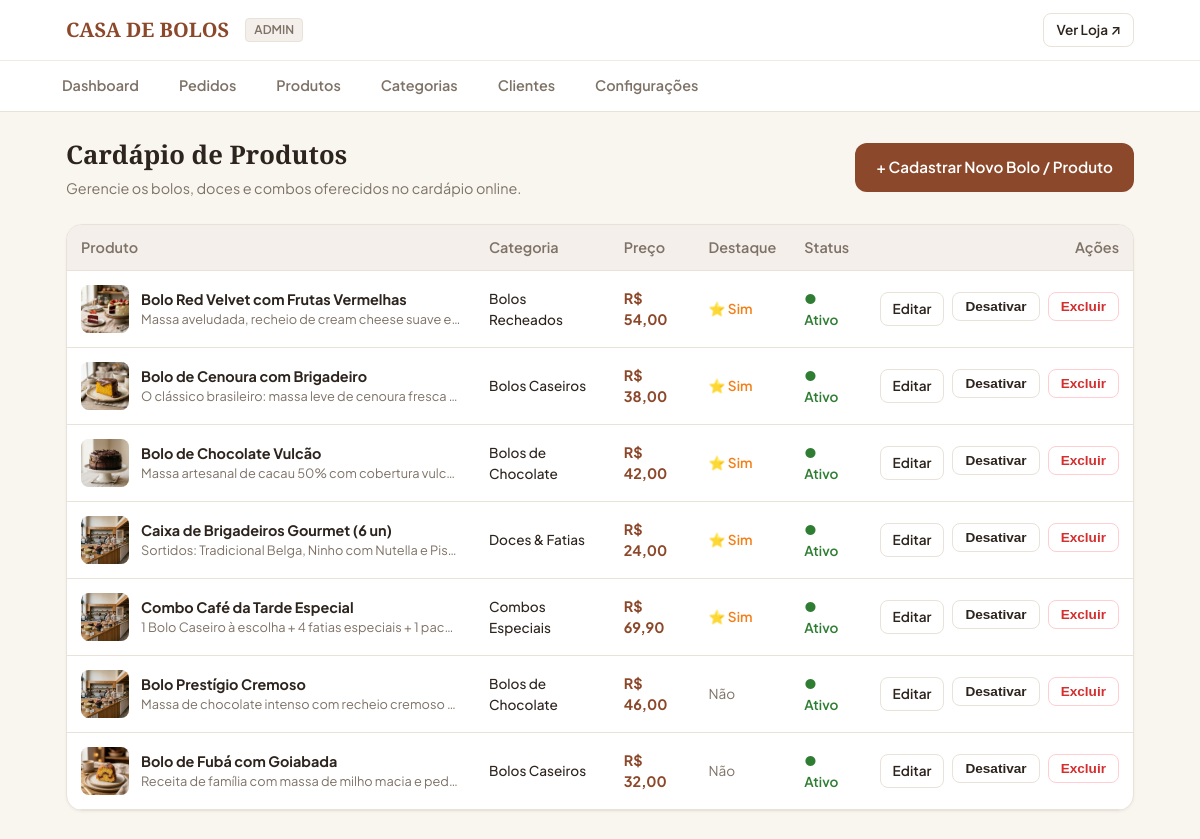
The page /admin/produtos on the database its author committed.
### tables this page shows
CREATE TABLE produtos (
            id INTEGER PRIMARY KEY AUTOINCREMENT,
            categoria_id INTEGER NOT NULL,
            nome TEXT NOT NULL,
            descricao TEXT,
            preco REAL NOT NULL,
            imagem TEXT,
            ativo INTEGER DEFAULT 1,
            destaque INTEGER DEFAULT 0,
            created_at TIMESTAMP DEFAULT CURRENT_TIMESTAMP,
            updated_at TIMESTAMP DEFAULT CURRENT_TIMESTAMP,
            FOREIGN KEY (categoria_id) REFERENCES categorias(id)
        );

CREATE TABLE categorias (
            id INTEGER PRIMARY KEY AUTOINCREMENT,
            nome TEXT NOT NULL,
            descricao TEXT,
            ativo INTEGER DEFAULT 1,
            ordem INTEGER DEFAULT 0
        );

### routes/admin.py (the view)
@admin_bp.route('/produtos')
def produtos():
    lista_produtos = ProdutoService.listar_todos_admin()
    return render_template('admin/produtos.html', produtos=lista_produtos)

### app.py (called while the page is built)
def create_app():
    app = Flask(__name__)
    app.config.from_object(Config)
    with app.app_context():
        init_db()
    app.register_blueprint(cliente_bp)
    app.register_blueprint(catalogo_bp)
    app.register_blueprint(pedido_bp)
    app.register_blueprint(admin_bp)
    @app.template_filter('moeda')
    def formatar_moeda(valor):
        try:
            return f"R$ {float(valor):,.2f}".replace(',', 'X').replace('.', ',').replace('X', '.')
        except (ValueError, TypeError):
            return "R$ 0,00"
    @app.context_processor
    def inject_global_data():
        from services.pedido_service import PedidoService
        return {
            'loja_nome': Config.STORE_NAME,
            'loja_telefone': Config.STORE_PHONE,
            'loja_endereco': Config.STORE_ADDRESS,
            'taxa_entrega_padrao': PedidoService.get_taxa_entrega()
        }
    return app

### database.py (called while the page is built)
def get_db_connection():
    os.makedirs(os.path.dirname(Config.DATABASE), exist_ok=True)
    conn = sqlite3.connect(Config.DATABASE)
    conn.row_factory = sqlite3.Row
    conn.execute("PRAGMA foreign_keys = ON")
    return conn

### models/produto.py (called while the page is built)
    @staticmethod
    def list_all(somente_ativos=False, categoria_id=None):
        conn = get_db_connection()
        cursor = conn.cursor()
        query = '''
            SELECT p.*, c.nome as categoria_nome
            FROM produtos p
            JOIN categorias c ON p.categoria_id = c.id
            WHERE 1=1
        '''
        params = []
        if somente_ativos:
            query += " AND p.ativo = 1 AND c.ativo = 1"
        if categoria_id:
            query += " AND p.categoria_id = ?"
            params.append(categoria_id)
        query += " ORDER BY p.destaque DESC, p.nome ASC"
        cursor.execute(query, params)
        produtos = [dict(row) for row in cursor.fetchall()]
        conn.close()
        return produtos

### services/pedido_service.py (called while the page is built)
    @staticmethod
    def get_taxa_entrega():
        conn = get_db_connection()
        cursor = conn.cursor()
        cursor.execute("SELECT valor FROM configuracoes WHERE chave = 'taxa_entrega'")
        row = cursor.fetchone()
        conn.close()
        return float(row['valor']) if row else 7.50

### services/produto_service.py (called while the page is built)
    @staticmethod
    def listar_todos_admin():
        return ProdutoModel.list_all(somente_ativos=False)

### templates/admin/produtos.html (shortened to what this page needs)
{% extends 'admin/base_admin.html' %}
{% block content %}
<div style="display: flex; justify-content: space-between; align-items: center; margin-bottom: 24px; flex-wrap: wrap; gap: 12px;">
  <div>
    <h1 style="font-size: 1.6rem; margin-bottom: 4px;">Cardápio de Produtos</h1>
    <p style="color: var(--muted); font-size: 0.9rem;">
      Gerencie os bolos, doces e combos oferecidos no cardápio online.
    </p>
  </div>
  <a href="{{ url_for('admin.produto_novo') }}" class="btn btn-primary">
    + Cadastrar Novo Bolo / Produto
  </a>
</div>
<div style="background: var(--surface); border: 1px solid var(--border); border-radius: var(--radius-lg); overflow: hidden; box-shadow: var(--shadow-sm);">
  <div style="overflow-x: auto;">
    <table class="data-table">
      <thead>
        <tr>
          <th>Produto</th>
          <th>Categoria</th>
          <th>Preço</th>
          <th>Destaque</th>
          <th>Status</th>
          <th style="text-align: right;">Ações</th>
        </tr>
      </thead>
      <tbody>
        {% for prod in produtos %}
          <tr>
            <td>
              <div style="display: flex; align-items: center; gap: 12px;">
                <div style="width: 48px; height: 48px; border-radius: var(--radius-sm); overflow: hidden; background: var(--surface-alt); flex-shrink: 0;">
                  <img src="{{ prod.imagem or url_for('static', filename='uploads/bolo_placeholder.jpg') }}"
                       alt="{{ prod.nome }}"
                       style="width: 100%; height: 100%; object-fit: cover;"
                       onerror="this.src='/static/uploads/bolo_placeholder.jpg';">
                </div>
                <div>
                  <strong style="color: var(--text);">{{ prod.nome }}</strong>
                  <p style="font-size: 0.8rem; color: var(--muted); max-width: 320px; white-space: nowrap; overflow: hidden; text-overflow: ellipsis;">
                    {{ prod.descricao }}
                  </p>
                </div>
              </div>
            </td>
            <td>
              <span style="font-size: 0.85rem; font-weight: 500;">{{ prod.categoria_nome }}</span>
            </td>
            <td style="font-weight: 700; color: var(--primary);">
              {{ prod.preco|moeda }}
            </td>
            <td>
              {% if prod.destaque %}
                <span style="color: #F57F17; font-weight: 600; font-size: 0.85rem;">⭐ Sim</span>
              {% else %}
                <span style="color: var(--muted); font-size: 0.85rem;">Não</span>
              {% endif %}
            </td>
            <td>
              {% if prod.ativo %}
                <span style="color: var(--success); font-weight: 600; font-size: 0.85rem;">● Ativo</span>
              {% else %}
                <span style="color: var(--muted); font-weight: 600; font-size: 0.85rem;">○ Inativo</span>
              {% endif %}
            </td>
            <td style="text-align: right;">
              <div style="display: flex; justify-content: flex-end; gap: 8px;">
                <a href="{{ url_for('admin.produto_editar', produto_id=prod.id) }}" class="btn btn-outline btn-sm">
                  Editar
                </a>
                <form method="POST" action="{{ url_for('admin.produto_status', produto_id=prod.id) }}" style="display: inline;">
                  <button type="submit" class="btn btn-outline btn-sm" title="Alternar status ativo/inativo">
                    {% if prod.ativo %}Desativar{% else %}Ativar{% endif %}
                  </button>
                </form>
                <form method="POST" action="{{ url_for('admin.produto_excluir', produto_id=prod.id) }}" style="display: inline;" onsubmit="return confirm('Deseja realmente desativar ou excluir este produto?');">
                  <button type="submit" class="btn btn-outline btn-sm" style="color: var(--danger); border-color: #FFCDD2;">
                    Excluir
                  </button>
                </form>
              </div>
            </td>
          </tr>
        {% else %}
          <tr>
            <td colspan="6" style="text-align: center; padding: 40px; color: var(--muted);">
              Nenhum produto cadastrado ainda.
            </td>
          </tr>
        {% endfor %}
      </tbody>
    </table>
  </div>
</div>
{% endblock %}

### static/css/style.css (style rules this page uses)
:root { --background: #FAF7F2; --surface: #FFFFFF; --surface-alt: #F4EFEB; --text: #2D241E; --muted: #7E7267; --primary: #8C482A; --primary-hover: #73371D; --primary-light: #F7EFEA; --accent: #D48C46; --border: #E8E2D9; --border-focus: #8C482A; --success: #2E7D32; --warning: #ED6C02; --danger: #D32F2F; --radius: 12px; --radius-sm: 8px; --radius-lg: 16px; --shadow-sm: 0 1px 3px rgba(45, 36, 30, 0.05); --shadow-md: 0 4px 12px rgba(45, 36, 30, 0.08); --font-serif: 'Playfair Display', Georgia, serif; --font-sans: 'Plus Jakarta Sans', system-ui, -apple-system, sans-serif; }
* { box-sizing: border-box; margin: 0; padding: 0; }
body { background-color: var(--background); color: var(--text); font-family: var(--font-sans); line-height: 1.5; -webkit-font-smoothing: antialiased; }
h1, h2, h3, .brand-font { font-family: var(--font-serif); font-weight: 600; color: var(--text); }
a { color: inherit; text-decoration: none; }
.btn { display: inline-flex; align-items: center; justify-content: center; gap: 8px; padding: 12px 20px; font-size: 0.95rem; font-weight: 600; border-radius: var(--radius); border: 1px solid transparent; cursor: pointer; transition: all 0.15s ease-in-out; text-align: center; white-space: nowrap; }
.btn-primary { background-color: var(--primary); color: #FFFFFF; }
.btn-outline { background-color: transparent; border-color: var(--border); color: var(--text); }
.btn-sm { padding: 6px 12px; font-size: 0.85rem; border-radius: var(--radius-sm); }

### templates/admin/base_admin.html (style rules this page uses)
.data-table { width: 100%; border-collapse: collapse; font-size: 0.9rem; text-align: left; }
.data-table th { padding: 12px 14px; background: var(--surface-alt); font-weight: 600; color: var(--muted); border-bottom: 1px solid var(--border); }
.data-table td { padding: 14px; border-bottom: 1px solid var(--border); vertical-align: middle; }

### rows shown on the page
produtos: imagem (picture), nome "Bolo Red Velvet com Frutas Vermelhas", descricao "Massa aveludada, recheio de cream cheese suave e…", categoria_nome "Bolos Recheados", preco|moeda "R$ 54,00", destaque "⭐ Sim", ativo "● Ativo"
produtos: imagem (picture), nome "Bolo de Cenoura com Brigadeiro", descricao "O clássico brasileiro: massa leve de cenoura fresca…", categoria_nome "Bolos Caseiros", preco|moeda "R$ 38,00", destaque "⭐ Sim", ativo "● Ativo"
produtos: imagem (picture), nome "Bolo de Chocolate Vulcão", descricao "Massa artesanal de cacau 50% com cobertura vulc…", categoria_nome "Bolos de Chocolate", preco|moeda "R$ 42,00", destaque "⭐ Sim", ativo "● Ativo"
produtos: nome "Caixa de Brigadeiros Gourmet (6 un)", descricao "Sortidos: Tradicional Belga, Ninho com Nutella e Pis…", categoria_nome "Doces & Fatias", preco|moeda "R$ 24,00", destaque "⭐ Sim", ativo "● Ativo"
produtos: nome "Combo Café da Tarde Especial", descricao "1 Bolo Caseiro à escolha + 4 fatias especiais + 1 pac…", categoria_nome "Combos Especiais", preco|moeda "R$ 69,90", destaque "⭐ Sim", ativo "● Ativo"
produtos: nome "Bolo Prestígio Cremoso", descricao "Massa de chocolate intenso com recheio cremoso…", categoria_nome "Bolos de Chocolate", preco|moeda "R$ 46,00", destaque "Não", ativo "● Ativo"
produtos: imagem (picture), nome "Bolo de Fubá com Goiabada", descricao "Receita de família com massa de milho macia e ped…", categoria_nome "Bolos Caseiros", preco|moeda "R$ 32,00", destaque "Não", ativo "● Ativo"
